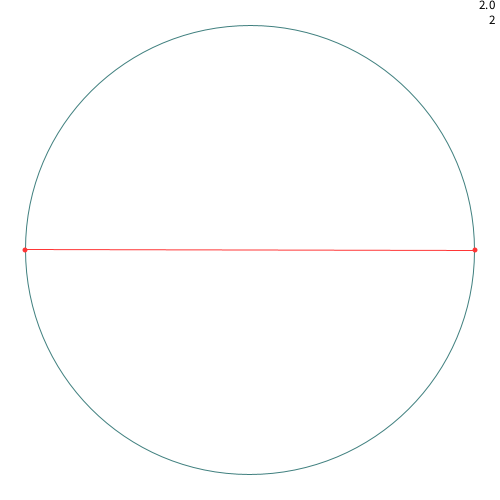
Frame 1 (no input)
Frame 60 (the mouse pressed at the canvas centre just before this capture): identical to frame 1, image omitted
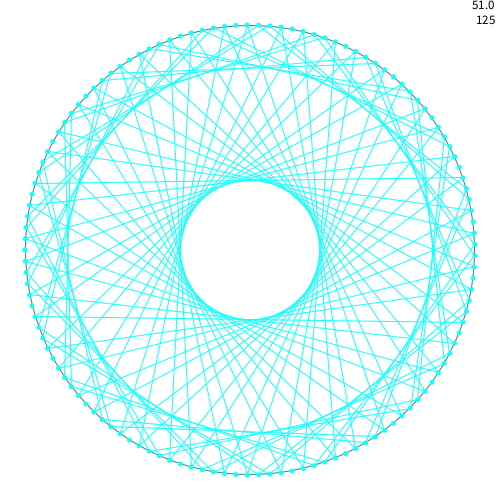
Frame 120 (the mouse held since frame 60 and released just before this capture)

The Processing sketch that drew these frames (run headless with seeded random() and noise(); from frame 60 on, the mouse is pressed at the canvas centre):

// Processing sketch: VisualTimestables
// ── VisualTimestables.pde
float _factor = 2;
int _modulus = 200;    // amount of points on circle

float _circlerad;
ArrayList<PVector> _points;


void setup() {
  size(500, 500);
  colorMode(HSB);
  _circlerad = 0.45 * min(width, height);
}




void draw() {
  background(255);
  translate(width/2, height/2);
  rotate(PI);  //so the point in the east is fixed rather than the one in the west
  
  
  //Catch mouse 
  _modulus = int(constrain(map(mouseX, 0, 0.8*width, 2, 200), 2, 200)); 
  _factor = int(map(mouseY, 0, height, 2, 100));
  
  
  //Draw circle itself (the perimeter)
  noFill();
  strokeWeight(1);
  stroke(127,127,127);
  ellipse(0, 0, 2*_circlerad, 2*_circlerad); 


  int hue = int(map(_factor, 2, 100, 0, 255));
  int sat = int(map(_modulus, 2, 200, 200, 255));
  
  
  //Draw points on perimeter
  noStroke();
  fill(hue, sat, 255);
  for (float angle = 0; angle < TWO_PI; angle += TWO_PI / _modulus) {
    ellipse(cos(angle) * _circlerad, sin(angle) * _circlerad, 5, 5);
  }


  //Draw lines
  strokeWeight(1);
  stroke(hue, sat, 255);
  noFill();
  for (int i = 0; i < _modulus; i++) {
    PVector start = angleToPoint(map(i, 0, _modulus, 0, TWO_PI));
    PVector end = angleToPoint(map((i * _factor) % _modulus, 0, _modulus, 0, TWO_PI));
    
    line(start.x, start.y, end.x, end.y);
  }
  


  //Plot text
  resetMatrix();
  noStroke();
  fill(0);
  textSize(13);
  textAlign(RIGHT, TOP);
  text(str(_factor), width - 5, 0);
  text(str(_modulus), width - 5 , 15);
}





PVector angleToPoint(float angle) {
  return new PVector(cos(angle) * _circlerad, sin(angle) * _circlerad);
}
